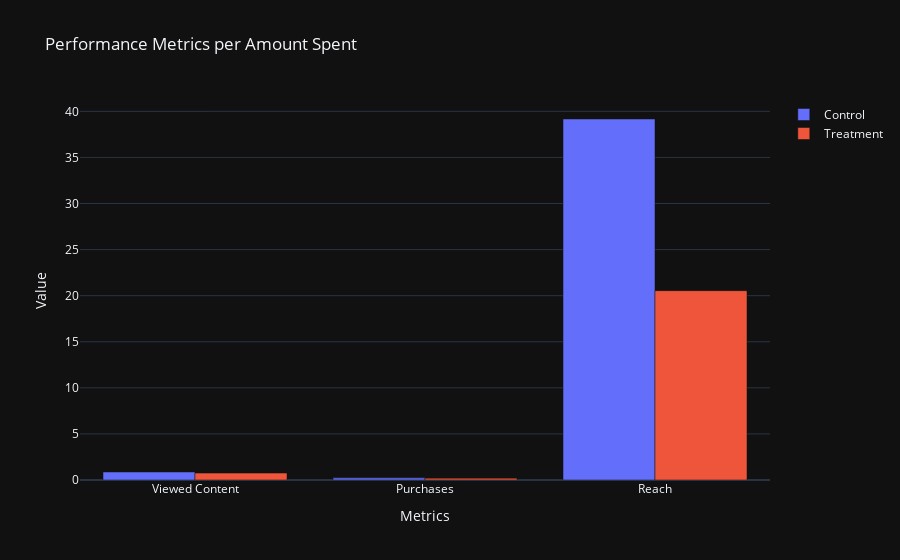

The code cell stored with this chart in its notebook:
### Code cell
conclusion = Combined_dataframe.groupby("Group Name")[["Purchases per amount spent", "Viewed Content per amount spent", "Reach per amount spent"]].mean()

fig = go.Figure()

fig.add_trace(go.Bar(
    x=["Viewed Content", "Purchases", "Reach"],
    y=[conclusion.loc["Control", "Viewed Content per amount spent"], conclusion.loc["Control", "Purchases per amount spent"], conclusion.loc["Control", "Reach per amount spent"]],
    name="Control",
))

fig.add_trace(go.Bar(
    x=["Viewed Content", "Purchases", "Reach"],
    y=[conclusion.loc["Treatment", "Viewed Content per amount spent"], conclusion.loc["Treatment", "Purchases per amount spent"], conclusion.loc["Treatment", "Reach per amount spent"]],
    name="Treatment",
))

fig.update_layout(
    title="Performance Metrics per Amount Spent",
    barmode="group",
    xaxis_title="Metrics",
    yaxis_title="Value"
)

fig.show()

### Figure 1 — Plotly figure (JSON) as saved in the notebook; plotly's stock layout.template omitted (floating-point values rounded to 4 significant figures)
{"data": [{"name": "Control", "type": "bar", "x": ["Viewed Content", "Purchases", "Reach"], "y": [0.8664, 0.232, 39.17]}, {"name": "Treatment", "type": "bar", "x": ["Viewed Content", "Purchases", "Reach"], "y": [0.7495, 0.2022, 20.54]}], "layout": {"barmode": "group", "title": {"text": "Performance Metrics per Amount Spent"}, "xaxis": {"title": {"text": "Metrics"}}, "yaxis": {"title": {"text": "Value"}}}}
